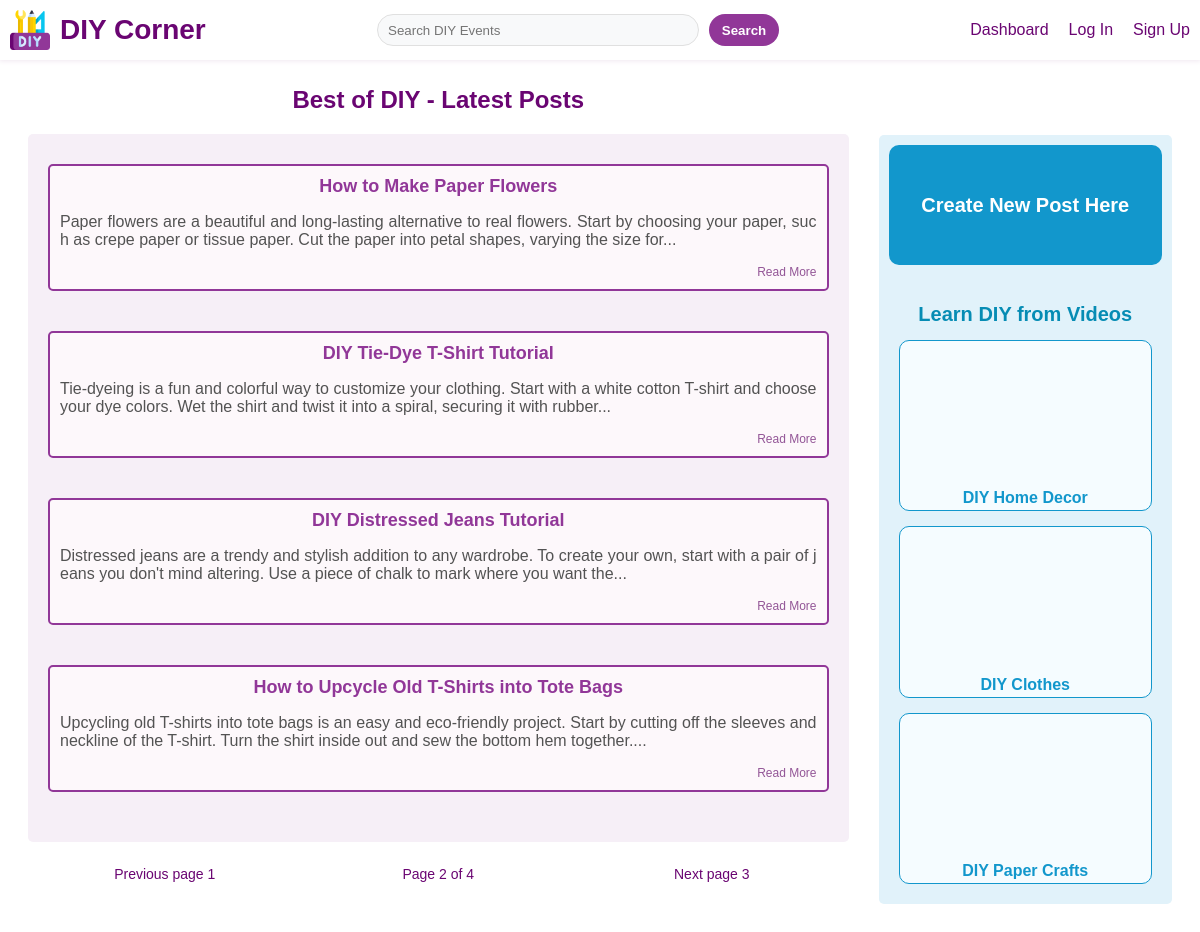
The app's page /dashboard?page=2 with its own data.
### app/models.py (models this page shows, shortened)
class Post(db.Model):
    __tablename__ = 'post'
    id = db.Column(db.Integer, primary_key=True, autoincrement=True)
    title = db.Column(db.String(100), nullable=False)
    content = db.Column(db.Text, nullable=False)
    date_posted = db.Column(db.DateTime, nullable=False, default=datetime.now)
    user_id = db.Column(db.Integer, db.ForeignKey('user.id'), nullable=False)
    author = db.relationship('User', backref=db.backref('post'))

### app/routes.py (the view)
@main.route('/dashboard', methods=['GET', 'POST'])
def dashboard():
    form=PostForm()
    page = request.args.get('page', 1, type=int)
    posts = Post.query.order_by(Post.date_posted.desc()).paginate(page=page, per_page=4)
    return render_template('dashboard.html', title='Dashboard', user=current_user, posts=posts, form=form, page=page)

### app/forms.py
class PostForm(FlaskForm):
    title = TextAreaField('Title', validators=[DataRequired()])
    content = TextAreaField('Content', validators=[DataRequired()])
    submit = SubmitField('Create new post')

### app/templates/dashboard.html (shortened to what this page needs)
{% extends "base.html" %}
{% block content %}
    <div class="dashboard-container">
        <div class="dashboard-left">
            <h1>Best of DIY - Latest Posts</h1>
            <div class="all-posts">
                {% for post in posts.items %}
                <div class="all-posts-list">
                    <a href="{{ url_for('main.details', post_id=post.id) }}" class="all-posts-title">{{ post.title }}</a>
                    <p>{{ post.content | truncate(200) }}</p>
                    <a href="{{ url_for('main.details', post_id=post.id) }}" class="read-more">Read More</a>
                </div>
                {% endfor %}
            </div>
            <div class="pages">
                <p>
                    {% if posts.has_prev %}
                        <a href="{{ url_for('main.dashboard', page=posts.prev_num) }}">Previous page</a>
                        {{ posts.prev_num }}
                    {% endif %}
                </p>
                <p>Page {{ posts.page }} of {{ posts.pages }}</p>
                <p>
                    {% if posts.has_next %}
                        <a href="{{ url_for('main.dashboard', page=posts.next_num) }}">Next page</a>
                        {{ posts.next_num }}
                    {% endif %}
                </p>
            </div>
        </div>
        <div class="dashboard-right">
            <a href="{{ url_for('main.post') }}" class="create-button">Create New Post Here</a>
            <h1>Learn DIY from Videos</h1>
            <div class="video-grid">
                    <div class="video-container">
                        <iframe src="https://www.youtube.com/embed/QVfEGFvIDnc?si=Cei9VK51KD9ou2X9" title="YouTube video player" allow="accelerometer; autoplay; clipboard-write; encrypted-media; gyroscope; picture-in-picture; web-share" allowfullscreen></iframe>
                        <p>DIY Home Decor</p>
                    </div>
                    <div class="video-container">
                        <iframe src="https://www.youtube.com/embed/x3GINpzPkXo?si=aq_kUpp5knVp_4PK" title="YouTube video player" allow="accelerometer; autoplay; clipboard-write; encrypted-media; gyroscope; picture-in-picture; web-share" allowfullscreen></iframe>
                        <p>DIY Clothes</p>
                    </div>
                    <div class="video-container">
                        <iframe src="https://www.youtube.com/embed/drT-Qp1PA30?si=W9aBeQiDM2I64Jkm" title="YouTube video player" allow="accelerometer; autoplay; clipboard-write; encrypted-media; gyroscope; picture-in-picture; web-share" allowfullscreen></iframe>
                        <p>DIY Paper Crafts</p>
                    </div>
            </div>
        </div>
    </div>
{% endblock %}

### app/static/css/base.css (style rules this page uses)
* { list-style: none; text-decoration: none; font-family: Verdana, sans-serif; }

### app/static/css/index.css (style rules this page uses)
* { list-style: none; text-decoration: none; }

### app/static/css/dashboard.css (style rules this page uses)
* { list-style: none; text-decoration: none; }
.dashboard-container { display: flex; padding: 20px; margin-top: 50px; }
.dashboard-left { flex: 3; width: 75%; margin-right: 30px; }
.dashboard-left h1 { font-size: 24px; color: #6a0572; font-weight: 800; text-align: center; margin-bottom: 20px; }
.all-posts { padding: 10px 20px; background-color: #f6eff7; border-radius: 5px; }
.all-posts-list { position: relative; border: 2px solid #913798; padding: 10px; margin-top: 20px; margin-bottom: 40px; background-color: #fdf8fb; border-radius: 5px; word-wrap: break-word; word-break: break-all; }
.all-posts-title { display: block; text-align: center; font-size: 18px; color: #913798; font-weight: 700; }
.all-posts-list p { font-size: 16px; color: #535353; font-weight: 400; text-align: justify; }
.read-more { display: block; text-align: right; font-size: 12px; color: #935697; font-weight: 500; }
.pages { display: flex; justify-content: space-between; align-items: center; text-align: center; margin-top: 10px; }
.pages p { flex: 1; font-size: 14px; color: #6a0572; font-weight: 500; }
.pages a { flex: 1; font-size: 14px; color: #6a0572; font-weight: 500; }
.dashboard-right { flex: 1; width: 25%; display: flex; flex-direction: column; text-align: center; align-items: center; background-color: #e1f2fa; border-radius: 5px; padding: 10px; margin-top: 65px; }
.create-button { display: flex; justify-content: center; align-items: center; width: 100%; height: 120px; border: none; border-radius: 10px; background-color: #1297cc; color: white; font-size: 20px; font-weight: 600; text-align: center; cursor: pointer; outline: none; transition: all 0.3s ease; margin-bottom: 25px; }
.dashboard-right h1 { font-size: 20px; color: #068cb4; font-weight: 700; text-align: center; }
.video-grid { display: flex; flex-wrap: wrap; gap: 5px; padding: 0 10px; width: auto; height: auto; }
.video-container { background-color: #f5fcff; border: 1px solid #1297cc; border-radius: 10px; margin-bottom: 10px; }
.video-container iframe { width: 100%; height: auto; aspect-ratio: 16 / 9; border: none; border-radius: 10px; }
.video-container p { font-size: 16px; color: #1297cc; font-weight: 700; margin: 3px; text-align: center; }

### app/static/css/details.css (style rules this page uses)
* { list-style: none; text-decoration: none; }

### app/static/css/forms.css (style rules this page uses)
* { list-style: none; text-decoration: none; }

### app/static/css/profile.css (style rules this page uses)
* { list-style: none; text-decoration: none; }

### records on screen
Post: title "How to Make Paper Flowers", content "Paper flowers are a beautiful and long-lasting alternative to real flowers. Start by choosing your paper, such as crepe paper or tissue paper. Cut the paper into petal shapes, varying the size for..."
Post: title "DIY Tie-Dye T-Shirt Tutorial", content "Tie-dyeing is a fun and colorful way to customize your clothing. Start with a white cotton T-shirt and choose your dye colors. Wet the shirt and twist it into a spiral, securing it with rubber..."
Post: title "DIY Distressed Jeans Tutorial", content "Distressed jeans are a trendy and stylish addition to any wardrobe. To create your own, start with a pair of jeans you don't mind altering. Use a piece of chalk to mark where you want the..."
Post: title "How to Upcycle Old T-Shirts into Tote Bags", content "Upcycling old T-shirts into tote bags is an easy and eco-friendly project. Start by cutting off the sleeves and neckline of the T-shirt. Turn the shirt inside out and sew the bottom hem together...."

### other values on screen
{{ posts.prev_num }} "1"
{{ posts.page }} "2"
{{ posts.pages }} "4"
{{ posts.next_num }} "3"
